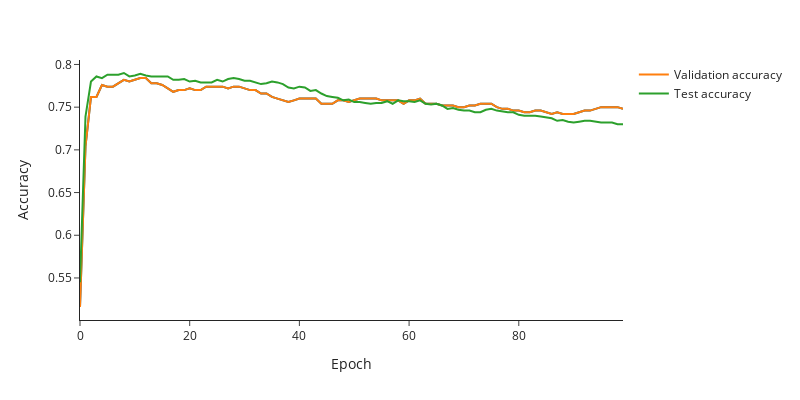

Write notebook code for a chart like this one.
### Code cell
plt_gatv1_accuracy = line_chart(x = np.arange(0, len(gatv1_train_accuracy)), y = gatv1_val_accuracy, y_label = "Accuracy")
#plt_gatv1_accuracy.add_scatter(x = np.arange(0, len(gatv1_train_accuracy)), y = gatv1_train_accuracy, name = "Training accuracy")
plt_gatv1_accuracy.add_scatter(x = np.arange(0, len(gatv1_val_accuracy)), y = gatv1_val_accuracy, name = "Validation accuracy")
plt_gatv1_accuracy.add_scatter(x = np.arange(0, len(gatv1_test_accuracy)), y = gatv1_test_accuracy, name = "Test accuracy")
